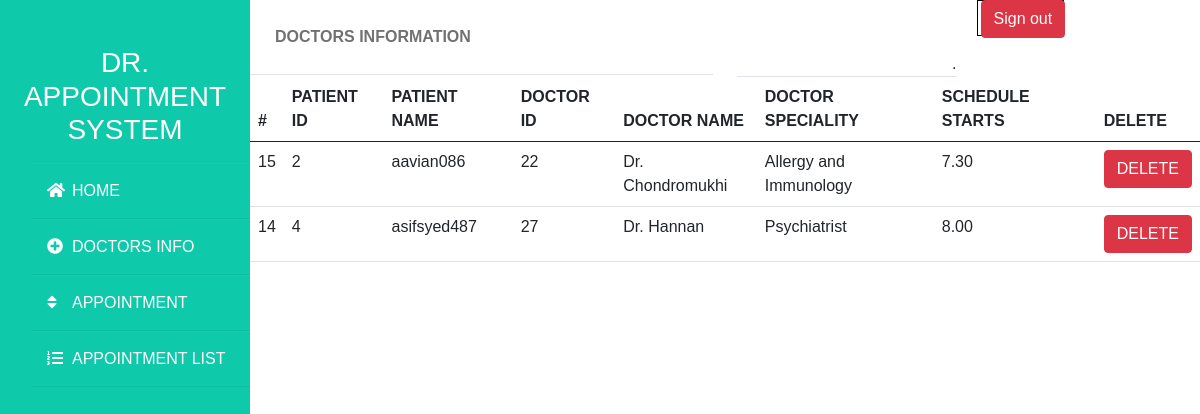
Screenshot of /appointmentlist.php (signed in) with the database file from the repository.
### tables this page shows
CREATE TABLE `appointment` (
  `appointmentid` int(11) NOT NULL,
  `userid` int(11) NOT NULL,
  `username` varchar(200) NOT NULL,
  `doctorid` int(11) NOT NULL,
  `doctorname` varchar(200) NOT NULL,
  `doctorspeciality` varchar(200) NOT NULL,
  `doctorschedulestarts` varchar(50) NOT NULL
);

### appointmentlist.php (the view, shortened to what this page needs)
<?php
include_once "connectdb.php";
if($_SESSION['userrole'] == "admin") {
    include_once "header.php";
} else if($_SESSION['userrole'] == "user") {
    include_once "headeruser.php";
}
?>
<div class="row">
    <div class="col-md-6">
        <div class="header"><b> DOCTORS INFORMATION </b> </div>
    </div>
    <div class="col-md-3">
        <div class="header2"><p> <?php echo $_SESSION['username'];?> </p>.</div>
    </div>
    <div class=" col-md-3">
        <a href="logout.php" class="btn btn-danger">Sign out</a>
    </div>
</div>
<form action="" method="post">
<table class="table">
    <thead>
        <tr>
            <th>#</th>
            <th>PATIENT ID</th>
            <th>PATIENT NAME</th>
            <th>DOCTOR ID</th>
            <th>DOCTOR NAME</th>
            <th>DOCTOR SPECIALITY</th>
            <th>SCHEDULE STARTS</th>
            <th>DELETE</th>
        </tr>
    </thead>
    <tbody>
                    <?php
                        if($_SESSION['userrole'] == 'admin') {
                        $sql = "select * from appointment order by appointmentid desc";
                        $select = mysqli_query($conn, $sql);
                        while($row = mysqli_fetch_assoc($select)) {
                            echo '
                                <tr>
                                    <td>'.$row['appointmentid'].'</td>
                                    <td>'.$row['userid'].'</td>
                                    <td>'.$row['username'].'</td>
                                    <td>'.$row['doctorid'].'</td>
                                    <td>'.$row['doctorname'].'</td>
                                    <td>'.$row['doctorspeciality'].'</td>
                                    <td>'.$row['doctorschedulestarts'].'</td>
                                    <td>
                                        <button type="submit" value="'.$row['appointmentid'].'" class="btn btn-danger" name="id">DELETE</button>
                                    </td>
                                </tr>
                            ';
                        } } else if($_SESSION['userrole'] == 'user') {
                        $userid = $_SESSION['userid'];
                        $sql = "select * from appointment where userid='$userid'";
                        $select = mysqli_query($conn, $sql);
                        while($row = mysqli_fetch_assoc($select)) {
                            echo '
                                <tr>
                                    <td>'.$row['appointmentid'].'</td>
                                    <td>'.$row['userid'].'</td>
                                    <td>'.$row['username'].'</td>
                                    <td>'.$row['doctorid'].'</td>
                                    <td>'.$row['doctorname'].'</td>
                                    <td>'.$row['doctorspeciality'].'</td>
                                    <td>'.$row['doctorschedulestarts'].'</td>
                                    <td>
                                        <button type="submit" value="'.$row['appointmentid'].'" class="btn btn-danger" name="id">DELETE</button>
                                    </td>
                                </tr>
                            ';
                        } }
                    ?>
    </tbody>
</table>
</form>
<?php
include_once "footer.php";
?>

### header.php (shortened to what this page needs)
<!DOCTYPE html>
<html lang="en">
<head>
    <link rel="stylesheet" href="https://use.fontawesome.com/releases/v5.15.3/css/all.css">
    <link href="https://cdn.jsdelivr.net/npm/bootstrap@5.0.0-beta3/dist/css/bootstrap.min.css" rel="stylesheet">
    <link rel="stylesheet" href="styles.css">
</head>
<body>
    <div class="wrapper">
        <div class="sidebar">
            <h3>Dr. Appointment System</h3>
            <ul>
                <li><a href="dashboard.php"><i class="fas fa-home"></i>HOME</a></li>
                <li><a href="adddoctor.php"><i class="fas fa-plus-circle"></i>DOCTORS INFO</a></li>
                <li><a href="appointment.php"><i class="fas fa-sort"></i>APPOINTMENT</a></li>
                <li><a href="appointmentlist.php"><i class="fas fa-list-ol"></i></i>APPOINTMENT LIST</a></li>
            </ul>
        </div>
        <div class="main_content">

### footer.php (shortened to what this page needs)
</div>
    </div>
</body>
</html>

### styles.css (style rules this page uses)
* { margin: 0; padding: 0; box-sizing: border-box; list-style: none; text-decoration: none; font-family: 'Josefin Sans', sans-serif; }
body { background: #fff; }
.wrapper { display: flex; position: relative; }
.wrapper .sidebar { position: fixed; width: 250px; height: 100%; background: #0ec9aa; padding: 30px 0; }
.wrapper .sidebar h3 { color: #fff; text-transform: uppercase; text-align: center; margin-bottom: 30px; margin: 1rem; }
.wrapper .sidebar ul li { padding: 15px; border-bottom: 1px solid rgba(0,0,0,0.05); border-top: 1px solid rgba(225, 225, 225, 0.05); }
.wrapper .sidebar ul li a { color: #fff; display: block; text-decoration: none; }
.wrapper .sidebar ul li a .fas { width: 25px; }
.wrapper .main_content { margin-left: 250px; width: 100%; }
.wrapper .main_content .header { padding: 25px; background: #fff; color: #717171; border-bottom: 1px solid #e0e4e8; }
.header2 { text-align: right; border-bottom: 1px solid #e0e4e8; }
.header2 p { padding: 0.3rem; padding-right: 5rem; border: 1px solid black; width: 30%; margin-left: 15rem; }

### rows the page displays
appointment: appointmentid "15", userid "2", username "aavian086", doctorid "22", doctorname "Dr. Chondromukhi", doctorspeciality "Allergy and Immunology", doctorschedulestarts "7.30"
appointment: appointmentid "14", userid "4", username "asifsyed487", doctorid "27", doctorname "Dr. Hannan", doctorspeciality "Psychiatrist", doctorschedulestarts "8.00"
